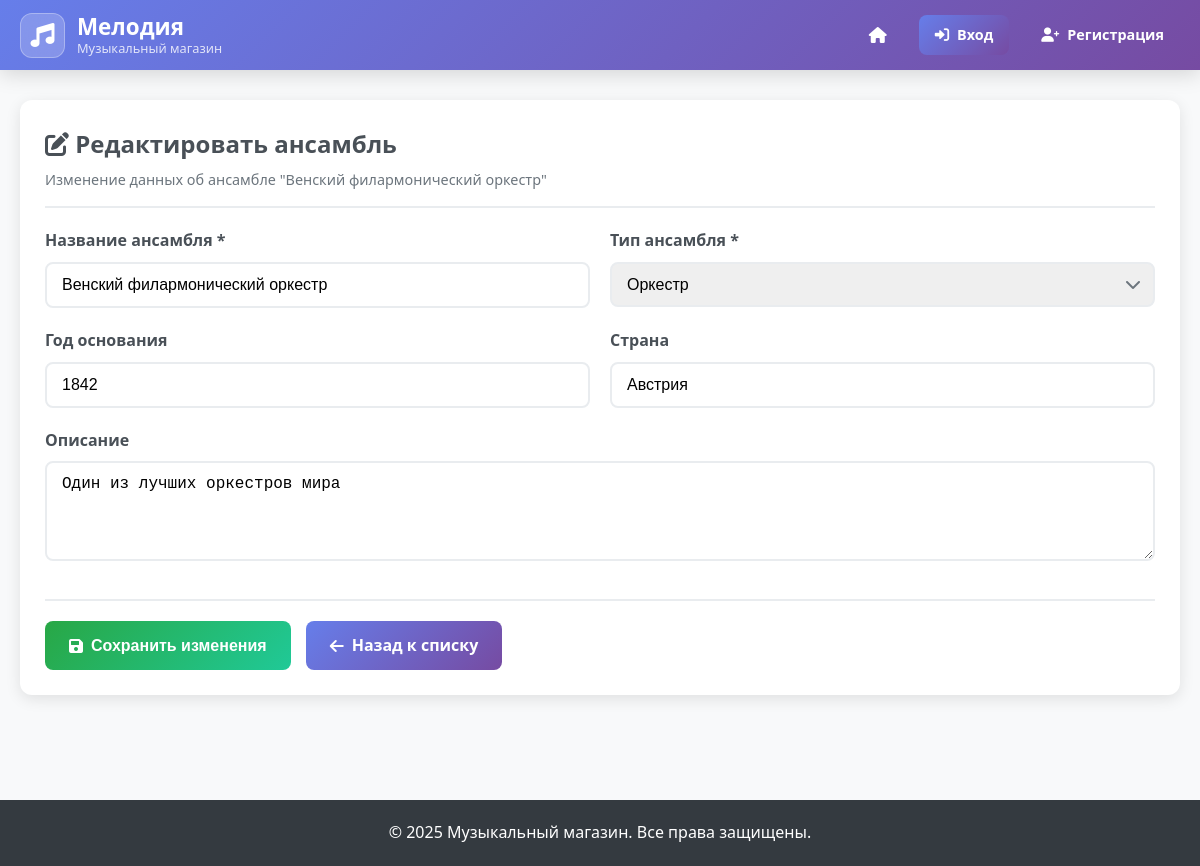
Screenshot of /edit_ensemble/1 with the database file from the repository.
### tables this page shows
CREATE TABLE ensembles (
            id INTEGER PRIMARY KEY AUTOINCREMENT,
            name TEXT NOT NULL,
            type TEXT NOT NULL,  -- оркестр, джазовая группа, квартет, квинтет и т.д.
            founded_year INTEGER,
            country TEXT,
            description TEXT
        );

### proj_avtom/app.py (the view)
@app.route('/edit_ensemble/<int:ensemble_id>')
def edit_ensemble(ensemble_id):
    conn = get_db_connection()
    ensemble = conn.execute('SELECT * FROM ensembles WHERE id = ?', (ensemble_id,)).fetchone()
    conn.close()
    return render_template('edit_ensemble.html', ensemble=ensemble)

### proj_avtom/app.py (called while the page is built)
def get_db_connection():
    conn = sqlite3.connect(DATABASE)
    conn.row_factory = sqlite3.Row
    return conn

### proj_avtom/templates/edit_ensemble.html (shortened to what this page needs)
{% extends "base.html" %}
{% block content %}
<div class="card">
    <div class="card-header">
        <h1 class="card-title">
            <i class="fas fa-edit"></i>
            Редактировать ансамбль
        </h1>
        <p class="card-subtitle">
            Изменение данных об ансамбле "{{ ensemble.name }}"
        </p>
    </div>
    <form method="POST" action="{{ url_for('update_ensemble', ensemble_id=ensemble.id) }}">
        <div class="form-row">
            <div class="form-group">
                <label for="name" class="form-label">Название ансамбля *</label>
                <input type="text" name="name" id="name" class="form-control"
                       value="{{ ensemble.name }}" required>
            </div>
            <div class="form-group">
                <label for="type" class="form-label">Тип ансамбля *</label>
                <div class="select-wrapper">
                    <select name="type" id="type" class="form-control select" required>
                        <option value="оркестр" {% if ensemble.type == 'оркестр' %}selected{% endif %}>Оркестр</option>
                    </select>
                </div>
            </div>
        </div>
        <div class="form-row">
            <div class="form-group">
                <label for="founded_year" class="form-label">Год основания</label>
                <input type="number" name="founded_year" id="founded_year" class="form-control"
                       min="1800" max="2024" value="{{ ensemble.founded_year or '' }}">
            </div>
            <div class="form-group">
                <label for="country" class="form-label">Страна</label>
                <input type="text" name="country" id="country" class="form-control"
                       value="{{ ensemble.country or '' }}">
            </div>
        </div>
        <div class="form-group">
            <label for="description" class="form-label">Описание</label>
            <textarea name="description" id="description" class="form-control" rows="4"
                      placeholder="Краткое описание ансамбля...">{{ ensemble.description or '' }}</textarea>
        </div>
        <div class="form-actions">
            <button type="submit" class="btn btn-success">
                <i class="fas fa-save"></i>
                Сохранить изменения
            </button>
            <a href="{{ url_for('manage_ensembles') }}" class="btn btn-primary">
                <i class="fas fa-arrow-left"></i>
                Назад к списку
            </a>
        </div>
    </form>
</div>
{% endblock %}

### proj_avtom/static/style.css (style rules this page uses)
* { margin: 0; padding: 0; box-sizing: border-box; }
body { font-family: 'Segoe UI', Tahoma, Geneva, Verdana, sans-serif; line-height: 1.6; color: #333; background-color: #f8f9fa; }
.card { background: white; border-radius: 12px; box-shadow: 0 4px 15px rgba(0,0,0,0.1); padding: 25px; margin-bottom: 25px; transition: transform 0.3s ease, box-shadow 0.3s ease; }
.card-header { border-bottom: 2px solid #e9ecef; padding-bottom: 15px; margin-bottom: 20px; }
.card-title { font-size: 1.5rem; color: #495057; margin-bottom: 5px; }
.card-subtitle { color: #6c757d; font-size: 0.9rem; }
.form-group { margin-bottom: 20px; }
.form-label { display: block; margin-bottom: 8px; font-weight: 600; color: #495057; }
.form-control { width: 100%; padding: 12px 15px; border: 2px solid #e9ecef; border-radius: 8px; font-size: 1rem; transition: border-color 0.3s ease, box-shadow 0.3s ease; }
.form-row { display: grid; grid-template-columns: repeat(auto-fit, minmax(250px, 1fr)); gap: 20px; }
.btn { display: inline-flex; align-items: center; gap: 8px; padding: 12px 24px; border: none; border-radius: 8px; font-size: 1rem; font-weight: 600; text-decoration: none; cursor: pointer; transition: all 0.3s ease; text-align: center; }
.btn-primary { background: linear-gradient(135deg, #667eea 0%, #764ba2 100%); color: white; }
.btn-success { background: linear-gradient(135deg, #28a745 0%, #20c997 100%); color: white; }
.select-wrapper { position: relative; }
.select-wrapper::after { content: '\f078'; font-family: 'Font Awesome 6 Free'; font-weight: 900; position: absolute; right: 15px; top: 50%; transform: translateY(-50%); pointer-events: none; color: #6c757d; }
.form-control.select { appearance: none; padding-right: 40px; }
.card { animation: fadeIn 0.6s ease-out; }

### proj_avtom/templates/edit_ensemble.html (style rules this page uses)
.form-actions { display: flex; gap: 15px; margin-top: 30px; padding-top: 20px; border-top: 2px solid #e9ecef; }
textarea.form-control { resize: vertical; min-height: 100px; }

### rows the page displays
ensembles: name "Венский филармонический оркестр", type "Оркестр", founded_year "1842", country "Австрия", description "Один из лучших оркестров мира"
